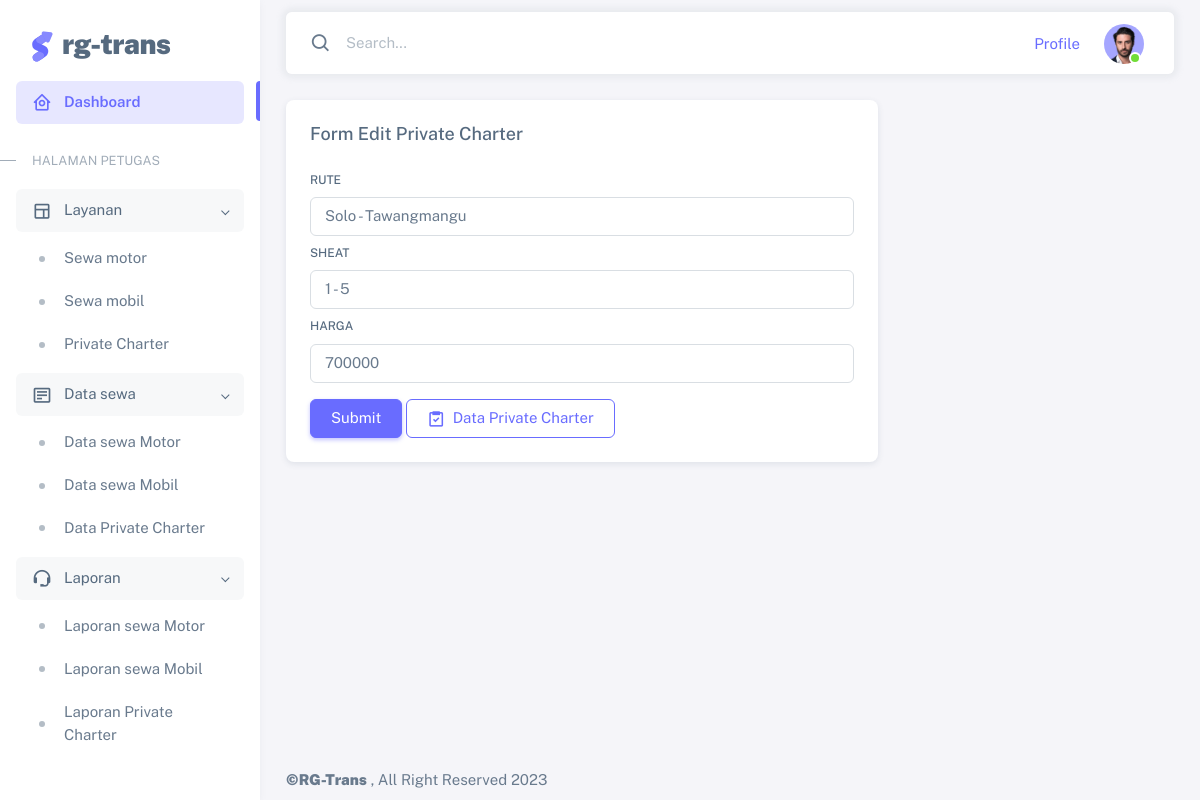
/edit_pc.php?edit_pc=2 (signed in), run on the app's committed database.
### tables this page shows
CREATE TABLE `privatecharter` (
  `id` int(11) NOT NULL,
  `rute` varchar(100) NOT NULL,
  `sheat` varchar(50) NOT NULL,
  `harga` int(11) NOT NULL
);

### edit_pc.php (the view, shortened to what this page needs)
<?php
    require_once('koneksi.php');
    if(isset($_GET['edit_pc'])){
      $id = $_GET['edit_pc'];
      $query = "SELECT * FROM privatecharter where id='$id'";
      $data= mysqli_query($conn,$query);
  }
?>
<!DOCTYPE html>
<html
  lang="en"
  class="light-style layout-menu-fixed"
  dir="ltr"
  data-theme="theme-default"
  data-assets-path="sneat/assets/"
  data-template="vertical-menu-template-free"
>
  <head>
    <?php require_once('layout2/_CSS.php')?>
  </head>
  <body>
    <div class="layout-wrapper layout-content-navbar">
      <div class="layout-container">
        <?php require_once('layout2/_Sidebar.php')?>
        <div class="layout-page">
          <?php require_once('layout2/_Navbar.php')?>
          <div class="content-wrapper">
            <div class="container-xxl flex-grow-1 container-p-y ">
            <div class="row">
             <form action="proses.php" method="POST">
             <div class="col-md-8">
             <div class="card align-center">
                    <h5 class="card-header">Form Edit Private Charter</h5>
                    <div class="card-body">
                    <?php foreach($data as $a){ ?>
                      <div>
                        <label for="rute" class="form-label">Rute</label>
                        <input class="form-control" type="text" name="rute" id="rute" value="<?=$a['rute'];?>">
                      </div>
                      <div>
                        <label for="sheat" class="form-label mt-2">Sheat</label>
                        <input class="form-control" type="text" name="sheat" id="sheat" value="<?=$a['sheat'];?>">
                      </div>
                      <div>
                        <label for="harga" class="form-label mt-2">Harga</label>
                        <input class="form-control" type="number" name="harga" id="harga" value="<?=$a['harga'];?>">
                      </div>
                      <button class="btn btn-primary mt-3" type="submit" name="edit_pc">Submit</button>
                      <a href="pcadmin.php" class="btn btn-outline-primary mt-3">
                          <span class="tf-icons bx bx-task"></span>&nbsp; Data Private Charter
                      </a>
                    <?php } ?>
                  </div>
                </div>
             </form>
            </div>
            </div>
            </div>
            <?php require_once('layout2/_Footer.php')?>
        </div>
        </div>
      </div>
  </body>
</html>

### data on the page
privatecharter: rute "Solo - Tawangmangu", sheat "1 - 5", harga "700000"
